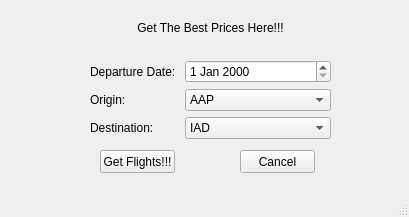
<?xml version="1.0" encoding="UTF-8"?>
<ui version="4.0">
 <class>FlightBookWindow</class>
 <widget class="QMainWindow" name="FlightBookWindow">
  <property name="geometry">
   <rect>
    <x>0</x>
    <y>0</y>
    <width>409</width>
    <height>217</height>
   </rect>
  </property>
  <property name="windowTitle">
   <string>MainWindow</string>
  </property>
  <widget class="QWidget" name="centralwidget">
   <widget class="QWidget" name="formLayoutWidget">
    <property name="geometry">
     <rect>
      <x>90</x>
      <y>60</y>
      <width>241</width>
      <height>81</height>
     </rect>
    </property>
    <layout class="QFormLayout" name="formLayout">
     <item row="0" column="0">
      <widget class="QLabel" name="label">
       <property name="text">
        <string>Departure Date: </string>
       </property>
      </widget>
     </item>
     <item row="0" column="1">
      <widget class="QDateEdit" name="dateEdit"/>
     </item>
     <item row="1" column="0">
      <widget class="QLabel" name="label_2">
       <property name="text">
        <string>Origin:</string>
       </property>
      </widget>
     </item>
     <item row="1" column="1">
      <widget class="QComboBox" name="comboBox">
       <item>
        <property name="text">
         <string>AAP</string>
        </property>
       </item>
       <item>
        <property name="text">
         <string>ABV</string>
        </property>
       </item>
       <item>
        <property name="text">
         <string>ADS</string>
        </property>
       </item>
       <item>
        <property name="text">
         <string>AEP</string>
        </property>
       </item>
       <item>
        <property name="text">
         <string>AGC</string>
        </property>
       </item>
       <item>
        <property name="text">
         <string>ALB</string>
        </property>
       </item>
       <item>
        <property name="text">
         <string>ALX</string>
        </property>
       </item>
      </widget>
     </item>
     <item row="2" column="0">
      <widget class="QLabel" name="label_3">
       <property name="text">
        <string>Destination: </string>
       </property>
      </widget>
     </item>
     <item row="2" column="1">
      <widget class="QComboBox" name="comboBox_2">
       <item>
        <property name="text">
         <string>IAD</string>
        </property>
       </item>
       <item>
        <property name="text">
         <string>IAH</string>
        </property>
       </item>
       <item>
        <property name="text">
         <string>IDI</string>
        </property>
       </item>
      </widget>
     </item>
    </layout>
   </widget>
   <widget class="QLabel" name="label_4">
    <property name="geometry">
     <rect>
      <x>90</x>
      <y>20</y>
      <width>241</width>
      <height>16</height>
     </rect>
    </property>
    <property name="text">
     <string>Get The Best Prices Here!!!</string>
    </property>
    <property name="alignment">
     <set>Qt::AlignCenter</set>
    </property>
   </widget>
   <widget class="QPushButton" name="pushButton">
    <property name="geometry">
     <rect>
      <x>100</x>
      <y>150</y>
      <width>75</width>
      <height>23</height>
     </rect>
    </property>
    <property name="text">
     <string>Get Flights!!!</string>
    </property>
   </widget>
   <widget class="QPushButton" name="pushButton_2">
    <property name="geometry">
     <rect>
      <x>240</x>
      <y>150</y>
      <width>75</width>
      <height>23</height>
     </rect>
    </property>
    <property name="text">
     <string>Cancel</string>
    </property>
   </widget>
  </widget>
  <widget class="QStatusBar" name="statusbar"/>
 </widget>
 <resources/>
 <connections/>
</ui>
